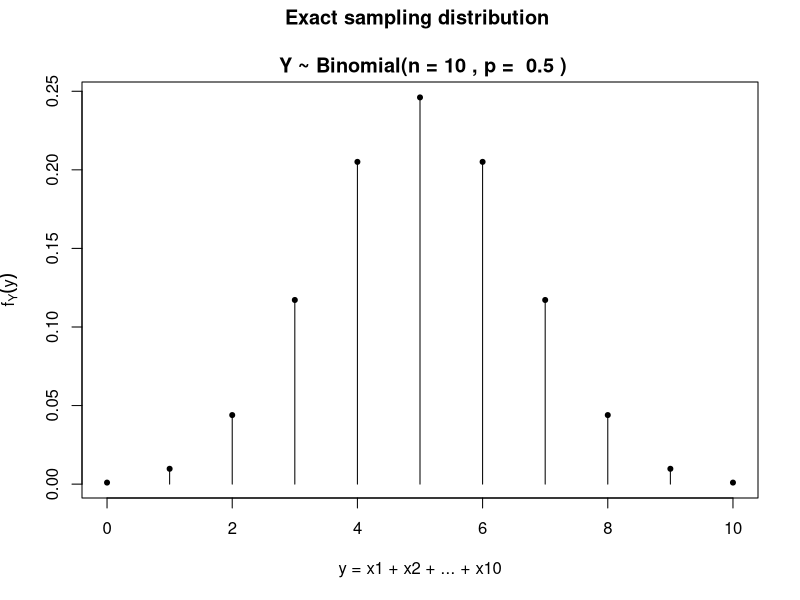
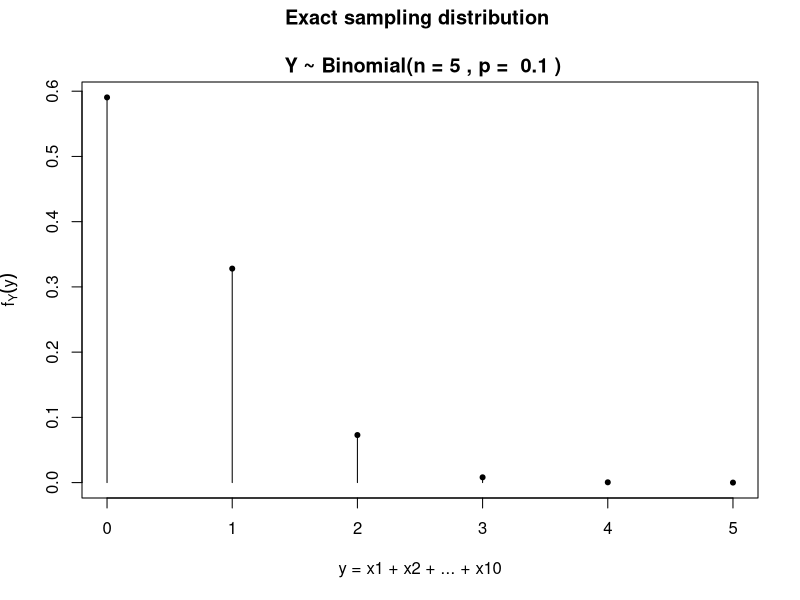
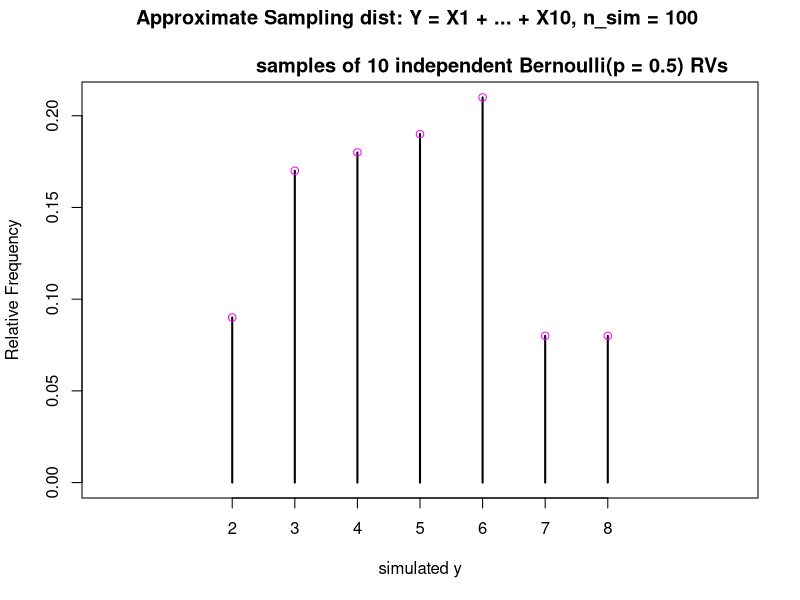
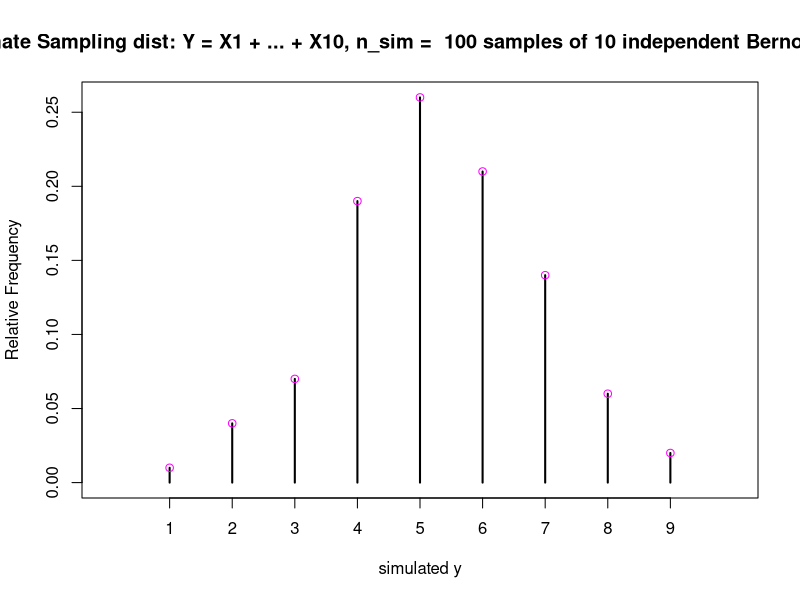
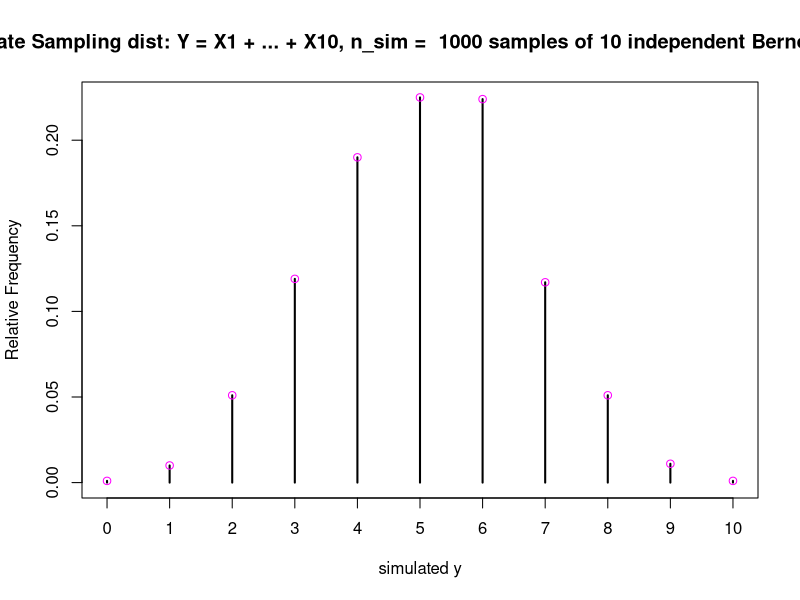
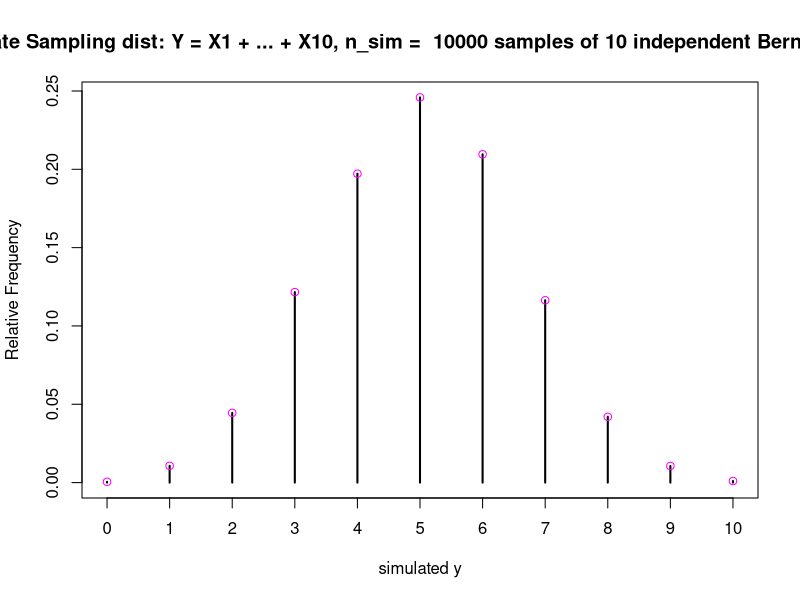
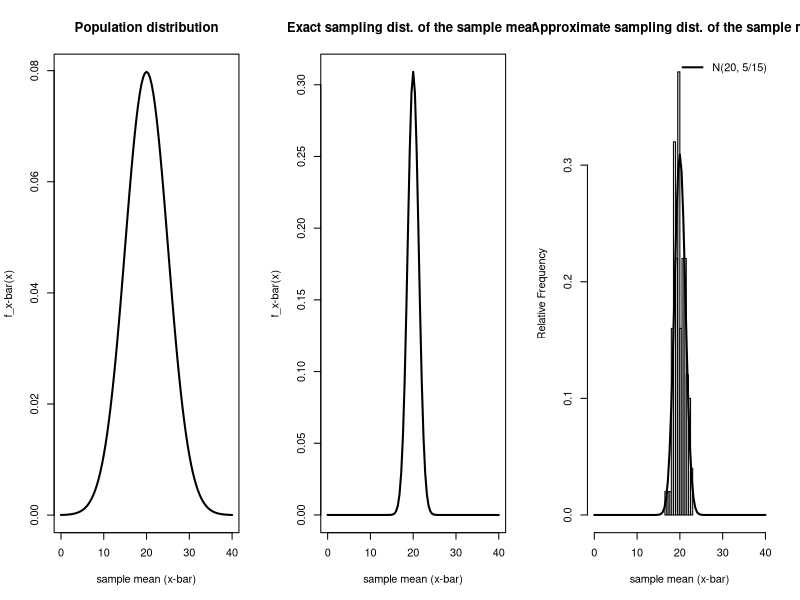
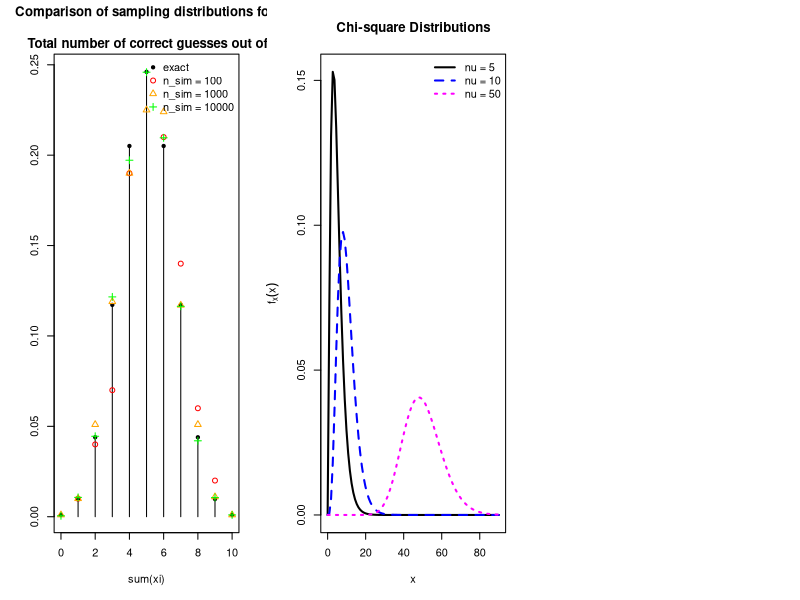

Write the R code that produced these figures, in order.
############################
### STAT 422 ##
############################ 

# MAKE SURE YOU READ ALL OF THE TEXT IN THIS EXAMPLE CODE!! POST 
# QUESTIONS YOU HAVE ON THE DISCUSSION BOARD. 

## Lady tasting tea - code for example from notes
## ------------------------------------------------------------------------
# create a function to plot the exact sampling distribution for 
# the total number of cups guessed correctly, where each guess 
# is assumed to be independent and follow a Bernoulli(p = 0.5) 
# distribution.
# highlight and run the entire function to load it into R
exact_binom <- function(n, p){
  # create vector for the sample space for Y = X1 +... X10
  sum_x <- c(0,seq(1:n))
  # compute probabilities for each y in Supp(Y), P(Y = y)
  prob <- dbinom(x = sum_x, size = n, prob = p)
  # plot the pmf f_Y(y)
  plot(x = sum_x, y = prob, xlab = "y = x1 + x2 + ... + x10", 
       ylab = expression(f[Y](y)), 
       main = paste(paste("Exact sampling distribution 
                          \n Y ~ Binomial(n =", n), 
                    paste(", p = ", p, ")")), pch = 20, type = "h")
  points(sum_x, prob, pch = 20)
  # return pdf
  return("pdf" = cbind("Y = Sum(X_i)" = sum_x, "P(Y = y)" = prob))
}

# use the function to create an object named "exact" that
# creates the exact sampling distribution for Y = X1 + X2 + ... + X10
exact <- exact_binom(n = 10, p = 0.5)
# look the object that's created
exact
# play around with different n and p to see what shapes a binomial 
# distribution can take on! Note that you can run the function 
# without storing it as an object 
# e.g., 
exact_binom(n = 5, p = 0.1)

## ------------------------------------------------------------------------
# create an approximate sampling dist for 
# the total number of correct guesses out of 10 trials, Y = X1 + ... _ X_10, 
# when we assume each guess (i.e., each X_i) is a Bernoulli(p = 0.5) RV 
# that is, she is just guessing -- essentially flipping a coin to pick milk or tea

# In R we can use the rbinom function to simulate 10 independent Bernoulli(p= 0.5)
# trials by setting n = 1 through the "size" argument in the rbinom function. 
# To generate a RS of size 10 from a Bernoulli(p = 0.5), 
# we run the following: X_1,...,X_10 ~ Bernoulli(p = 0.5) (i.e.,X_1,...X_10 are iid!)

samp <- rbinom(n = 10, size = 1, prob = 0.5)

# look at the observed result from this experiment, x1,x2,...,x10

samp

# now, we are interested in the sum of the xis. Our estimator is 
# Y = X_1 +... + X_10, and our estimate for this experiment is just 
# the observed sum. 

y_obs <- sum(samp)

# check that it makes sense with the sample
samp
y_obs

# Now we want to keep this value and do this whole process again. An 
# easy (but not the most computationally efficient) way to do this is 
# to use a for loop. First, we set up a storage vector for saving the 
# observed y = sum(x1,...,x10) from many experiements; let's start with 100 

y_vec <- rep(NA, 100)

# look at what the code above created...empty vector of length 100
y_vec

# we want to fill these spots with observed values for our statistic of
# interest, so let's just do what we did above 100 times and put the results
# in the ith spot of the sum_xi vector
for(i in 1:100){
  # first generate the results from 10 independent guesses (the observed xis)
  samp <- rbinom(n = 10, size = 1, prob = 0.5)
  # put y = sum(x1,...,x10) into the ith storage spot in y_vec
  y_vec[i] <- sum(samp)
  # the for loop will then do this for the i+1th spot, and then the 
  # i+2nd spot, all the way up to the 100th spot and then it will stop
}

# look at what values we observed for the 100 experiments, 
# make sure they are all integer values >= 0 and <= 10 because 
# that's the support of y!
y_vec

# look at the empricial probabilities: table(y_vec) creates a table of  
# the number of simulations that resulted in each potential outcome for 
# the Y = sum(X_1,...,X_10). Dividing by n_sim (the total number of simulations)
# creates an empirical probability for each of the potential outcomes for 
# this particular simulation
freq_tab <- table(y_vec)/100
freq_tab

# plot the sampling distribution 
plot(freq_tab, xlim = c(0,10), 
     xlab = "simulated y", type = "h", 
     ylab = "Relative Frequency", 
     main = "Approximate Sampling dist: Y = X1 + ... + X10, n_sim = 100 \n
                        samples of 10 independent Bernoulli(p = 0.5) RVs") 
points(y = freq_tab, x = as.numeric(names(freq_tab)), 
       col = "magenta")

# We may want to do this for different numbers of experiments quickly, 
# so let's write a function to create an approximate sampling dist for 
# the total number of correct guesses out of 10 trials, when we 
# assume each guess follows a Bernoulli(p = 0.5) distribution.
# To use this function, highlight the whole thing and then run it in R
approx_dist <- function(n_sim, n, p, seed){
  # set seed so that psuedo-random number generator is set and
  # results can be repeated
  set.seed(seed)
  # create storage vector for y_vec, this vector has length n_sim (that is, 
  # it has n_sim slots for storing the observed ys). Each slot begins 
  # by being filled with an NA (or null value)
  y_vec <- rep(NA, n_sim)
  # generate n_sim simulations of size n Bernouli p RVs and compute the sum
  # of the x_is for each sample using a for loop. 
  for(i in 1:n_sim){
    # note Bernoulli is binomial with samp size = 1, so the 
    # following line takes a random sample of size n from 
    # a Bernoulli(p) distribution
    samp <- rbinom(n = n, size = 1, prob = p)
    # compute the statistic of interest (in this case the sum) and 
    # store it in the ith position of the storage vector. That is, 
    # this next line stores the observed sum_xis in the ith position 
    # of the storage vector. 
    y_vec[i] <- sum(samp)
  }
  # create relative frequency table
  freq_tab <- table(y_vec)/n_sim
  # plot empirical or approximate sampling distribution
  plot(freq_tab, xlim = c(0,n), 
       xlab = "simulated y", type = "h", 
       ylab = "Relative Frequency", 
       main = paste(paste("Approximate Sampling dist: Y = X1 + ... + X10, n_sim = ", 
                    n_sim), 
       paste("samples of 10 independent Bernoulli(", p,") RVs")))
  points(freq_tab, x = as.numeric(names(freq_tab)), 
         col = "magenta")
  return(freq_tab)
}

# after the function is loaded, 
# use the function to create a sampling distribution with 100 draws
# save this as n_100a
n_100a <- approx_dist(n_sim = 100, n = 10, p = 0.5, seed = 122)

# look at table form of approximate sampling dist 
n_100a

# use the function to create a sampling distribution with 1000 draws, 
# save this as n_1000
n_1000 <- approx_dist(n_sim = 1000, n = 10, p = 0.5, seed = 122)
# look at table form of approximate sampling dist 
n_1000


# use the function to create a sampling distribution with 10000 draws
n_10000 <- approx_dist(n_sim = 10000, n = 10, p = 0.5, seed = 122)

# look at table form of approximate sampling dist 
n_10000
## Many phenomenon can be described assuming the parent population is 
# a normal distribution, oftentimes we're the sample mean is a statistic of 
# interest. 

## X_1, ...., X_n iid N(mu, sigma) - example from notes
## -----------------------------------------------------------------------
# sampling distributions for the sample mean, when X_is are iid N(mu, sigma)
# split the plotting window into three panels
par(mfrow = c(1,3))
# population distribution of X N(mu = 20, sigma = 5)
curve(dnorm(x, mean = 20, sd = 5), from = 0, to = 40, 
      xlab = "sample mean (x-bar)", ylab = "f_x-bar(x)", 
      main = "Population distribution", lwd = 2)
# exact sampling distribution of Xbar, where X_i iid N(mu = 20, sigma = 5)
curve(dnorm(x, mean = 20, sd = 5/sqrt(15)), from = 0, to = 40, 
      xlab = "sample mean (x-bar)", ylab = "f_x-bar(x)", 
      main = "Exact sampling dist. of the sample mean", lwd = 2)

# empirical sampling distribution of Xbar, where X_i iid N(mu = 20, sigma = 5)
# let's write a function! Challenge yourself to think about what this function is 
# doing. To work through a function line by line, define the arguments in the 
# global environment by uncommenting and running the following code 
# n_sim <- 10 
# n <- 15
# mu <- 20
# sigma <- 5
# and then work through lines inside the function (202 - 216) 
# and look at each object that's created line-by-line! 
xbar_norm <- function(n_sim, n, mu, sigma){
  # initialize empty vector to store sample means in 
  xbar <- rep(NA, n_sim)
  # draw many RS from the pop distribution, compute sample mean 
  for(i in 1:n_sim){
    samp <- rnorm(n = n, mean = mu, sd = sigma)
    xbar[i] <- mean(samp)
  }
  # plot the sample means 
  hist(xbar, xlim = c(0,40), xlab = "sample mean (x-bar)", 
       ylab = "Relative Frequency", freq = F, 
       main = "Approximate sampling dist. of the sample mean", nclass = 20)
  # add the exact distribution for comparison purposes 
  curve(dnorm(x, mean = 20, sd = 5/sqrt(15)), 
        from = 0, to = 40, add = T, lwd = 2)
  legend("topright", lty = 1, lwd = 2, legend = "N(20, 5/15)", bty = "n")
}

# use the function 
xbar_norm(n_sim = 100, n = 15, mu = 20, sigma = 5)


# play around with this function to see what happens as n_sim increases, try 
# 1000, 5000, 10000, and any other values you're interested in. 
# POST YOUR FINDINGS TO TO THE DISCUSSION BOARD. Your post will be worth 
# points on this HW assignment. If someone has already posted what you 
# would like to say, add something to their post, or post a question 
# you have about approximate sampling distributions. 

# Use the function(s) above as starting points for HW 3. You will need to change 
# the parent distribution for problem d. Run ? rexp to learn about the functions 
# r uses to generate iid realizations from an exponential distribution. 
# For problem f: you will need to change the statistic/esetimator of interest. 
# For both problems, you may write functions or just write code to create 
# and plot sampling distributions. For approximate samp. distributions, 
# make sure you use at least 1000 simulations. 

## More code from the lecture notes...
## ------------------------------------------------------------------------
# plot exact sampling distribution, the probabilities are in the 
# second column of exact (exact[,2]) and the sumx_i values are in 
# the first column of exact (exact[,1])
plot(x = exact[,1], y = exact[,2], type = "h", 
     xlab = "sum(xi)", ylab = "", 
     main = "Comparison of sampling distributions for \n 
     Total number of correct guesses out of 10")
# add points
points(x = exact[,1], y = exact[,2], pch = 20)
# add n = 100
points(x = as.numeric(names(n_100a)), y = n_100a, col = "red")
# add n = 1000
points(x = as.numeric(names(n_1000)), y = n_1000, col = "orange", pch = 2)
points(x = as.numeric(names(n_10000)), y = n_10000, col = "green", pch = 3)
legend("topright", pch = c(20,1,2,3), col = c(1,"red", "orange", "green"), 
       legend = c("exact", "n_sim = 100", "n_sim = 1000", "n_sim = 10000"), 
       bty = "n")

## ------------------------------------------------------------------------
# Plot chi-square distributions with nu = 5, 10, and 50 degrees of freedom
curve(dchisq(x = x, df = 5), xlim = c(0,90), 
      main = "Chi-square Distributions", lty = 1, col = 1, lwd = 2, 
      ylab = expression(f[x](x)))
# add nu = 10 distribution
curve(dchisq(x = x, df = 10), xlim = c(0,90), lty = 2, add = TRUE, 
      col = "blue", lwd = 2)

# add nu = 50 distribution
curve(dchisq(x = x ,df = 50), xlim = c(0,90), lty = 3, add = TRUE, 
      col = "magenta", lwd = 2)
legend("topright", legend = c("nu = 5", "nu = 10", "nu = 50"),
       lty = c(1,2,3), col = c(1,"blue","magenta"), lwd = c(2,2,2),
       bty = "n")

## note that you can do this with other distributions as well, just change 
# dchisq to the "d" function for the distribution your interested in, and 
# specify appropriate x limits given the support for the distribution! 

